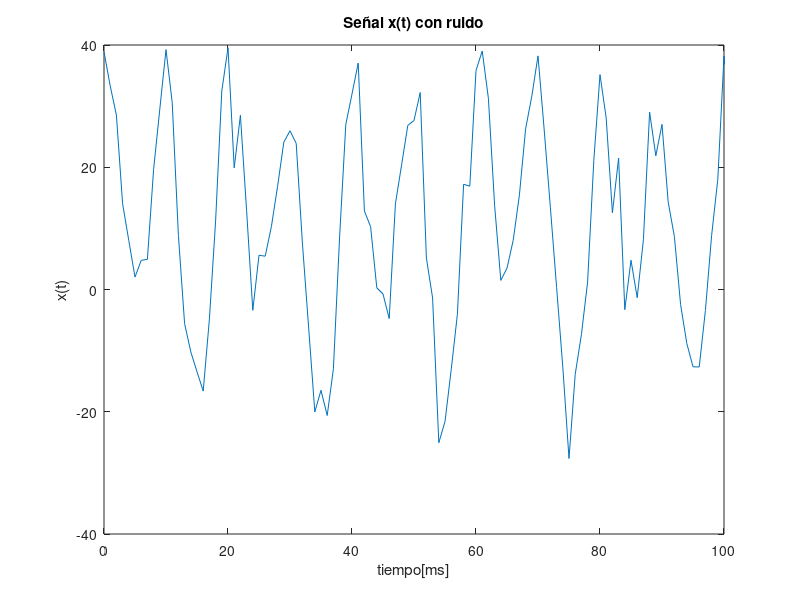

Here is the MATLAB script that generated this plot:
fs  = 1000;
ti  = 0;
tf  = 1;
t   = ti:1/fs:tf;
x   = 20*cos(2*pi*100*t) + 10*sin(2*pi*50*t);
plot(1000*t, x + 20*rand(size(t))); axis([0 100 -40 40]);
title("Señal x(t) con ruido"); xlabel("tiempo[ms]"); ylabel("x(t)");
